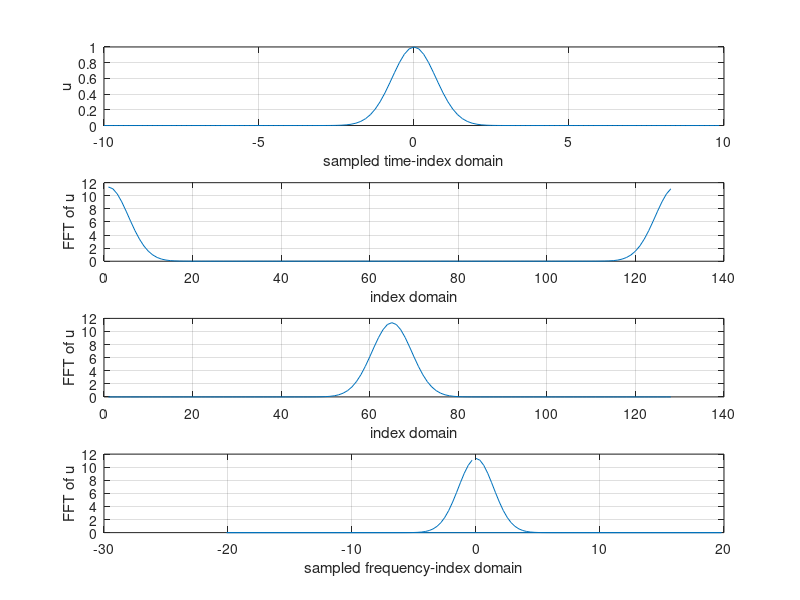
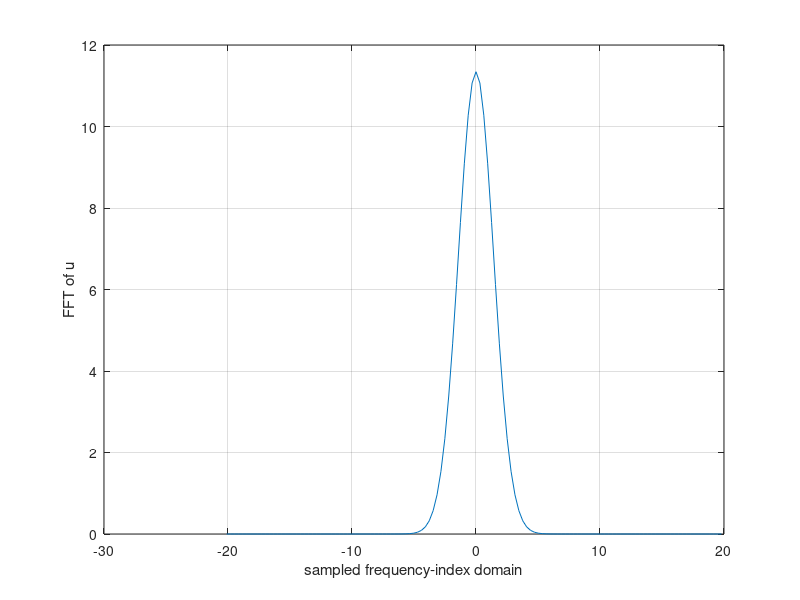

Recreate these plots in MATLAB, in order.
clear all; close all; clc;
%llll.l.l.l.l.l.l...l.ll.l..lllllllll
L = 20;
n = 128;

x2 = linspace(-L/2,L/2,n+1);
% sample time-index domain
x = x2(1:n);
% gaussian funtion
u = exp(-x.^2);
% transformation
ut = fft(u);

subplot(4,1,1)
plot(x,u)
grid on
xlabel('sampled time-index domain');
ylabel('u')
subplot(4,1,2)
plot(abs(ut))
grid on
xlabel('index domain');
ylabel('FFT of u')
subplot(4,1,3)
plot(fftshift(abs(ut)))
grid on
ylabel('FFT of u');
xlabel('index domain')

% we rescale the frequecy domain, since matlab thinks that you are
% working between 2pi periodic domain but we don't so we need to change 
% by incuding this scale. Next [0:n/2-1 -n/2:-1] make a crazy shift in the
% sample index domain,


k = (2*pi/L)*[0:n/2-1 -n/2:-1];
subplot(4,1,4)
plot(k,abs(ut))
grid on
ylabel('FFT of u');
xlabel('sampled frequency-index domain')

figure 
plot(fftshift(k),fftshift(abs(ut)))
grid on
ylabel('FFT of u');
xlabel('sampled frequency-index domain')
